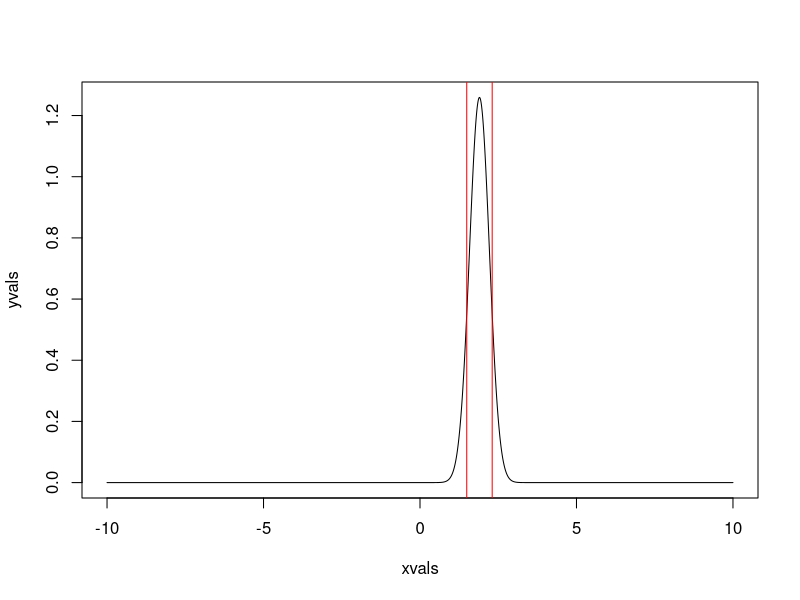
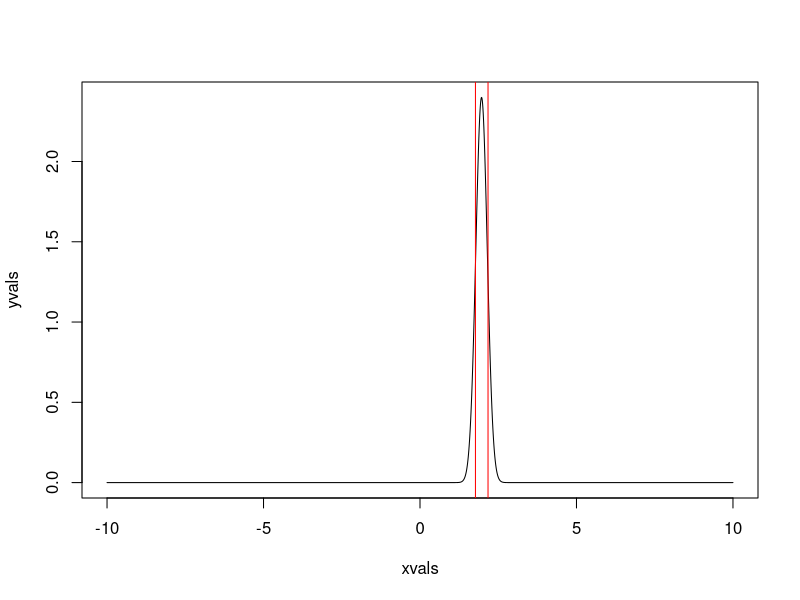
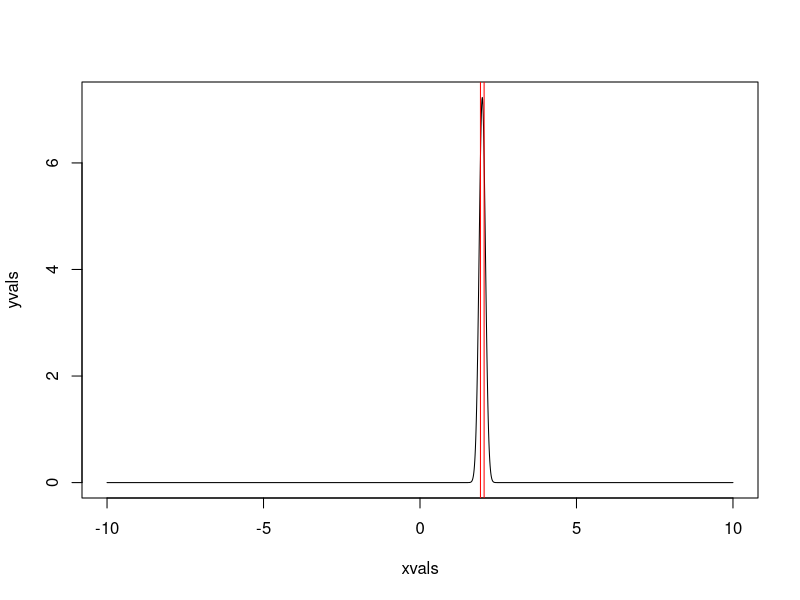
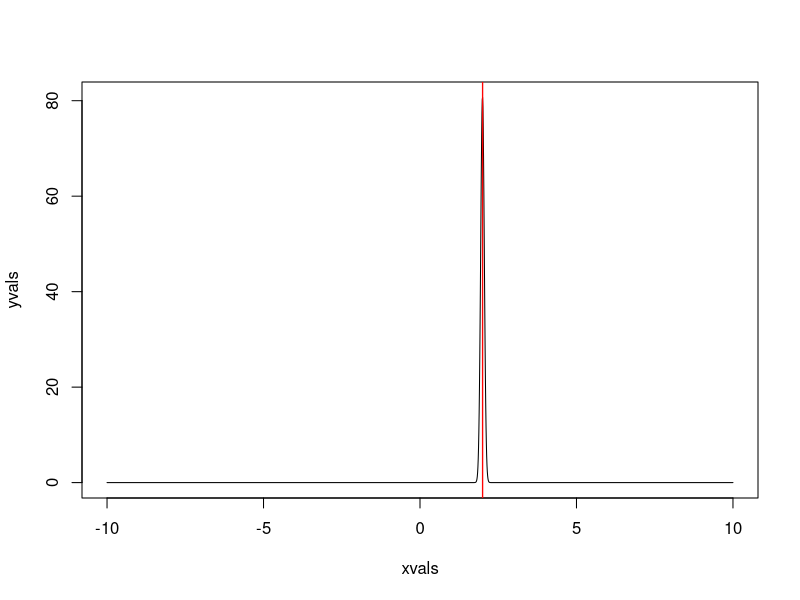
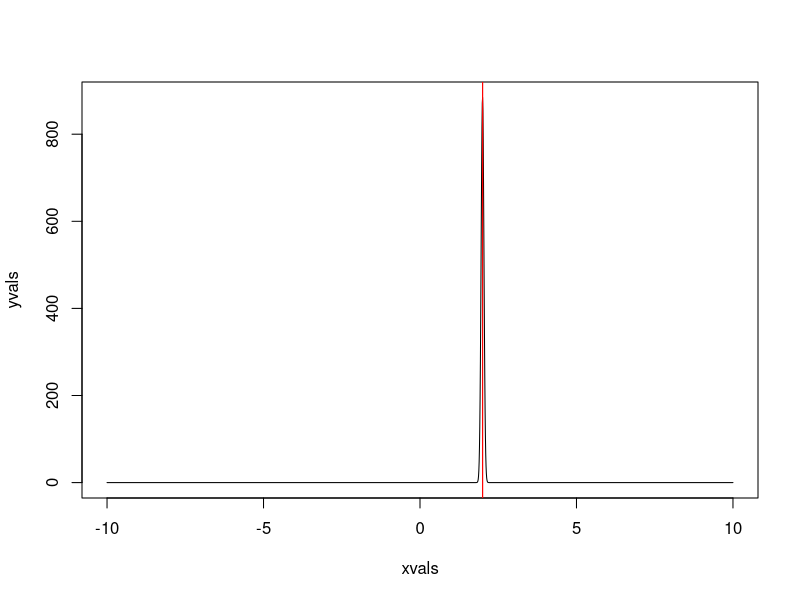
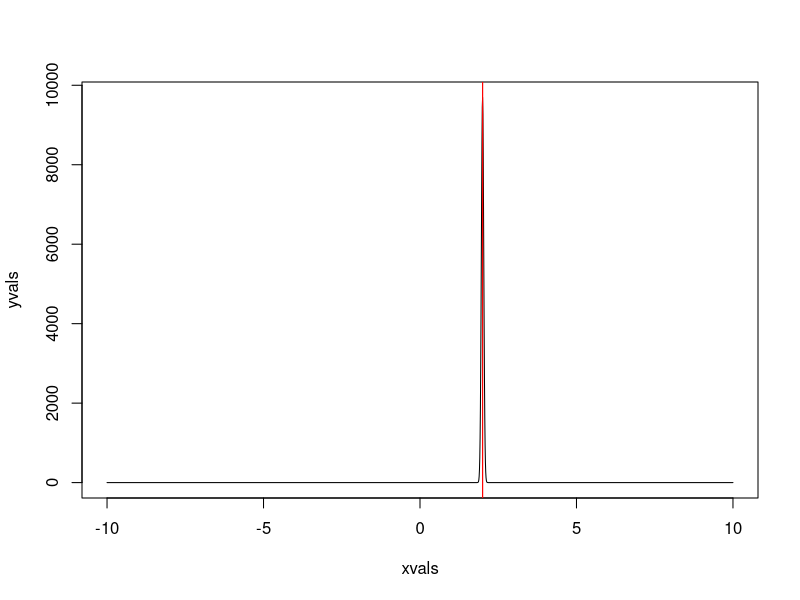
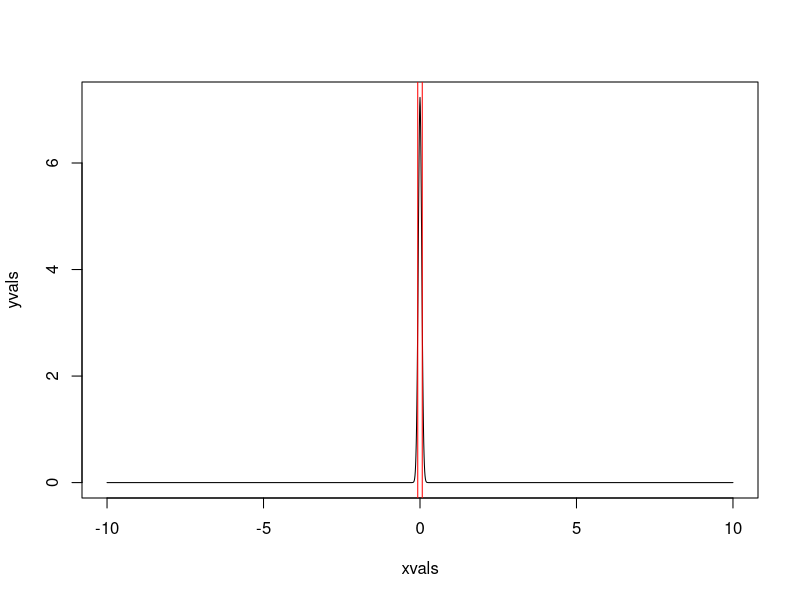
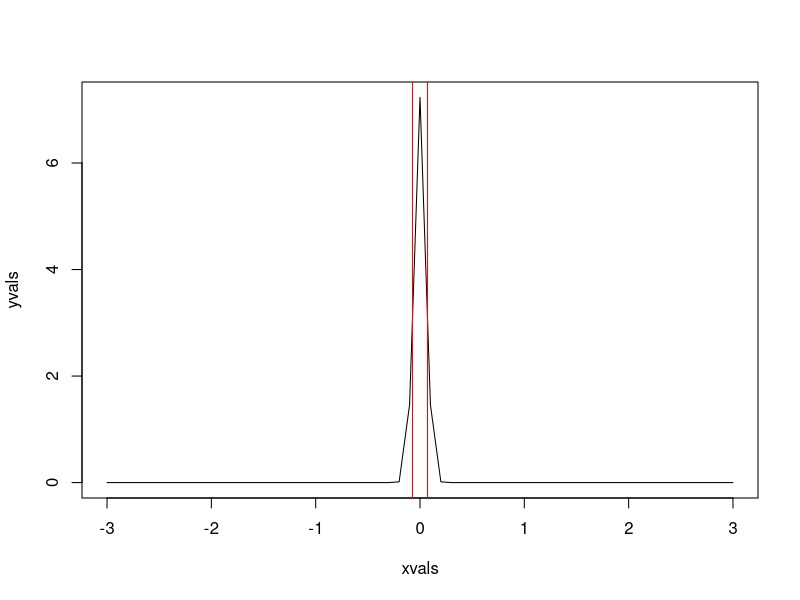

These figures' R source, in order:
## ---- chunk 1
knitr::opts_chunk$set(echo = TRUE)
## ---- chunk 2
dlaplace <- function(x, rate = 1) {
  dexp(abs(x), rate) / 2
}

ll <- function(beta, mean, sigma, n = 30) {

  # Compute the log-likelihood(s)
  sapply(beta, function(x) sum(dnorm(mean - x, mean = 0, sd = sigma, log = TRUE))*n)

}

density_function <- function(x, rate, mean, sigma, n = 30) {

  prior <- log(dlaplace(x, rate = rate))
  llik <- ll(beta = x, mean = mean, sigma = sigma, n = n)
  return(exp(prior + llik))

}

density_function_normalized <- function(x, rate, mean, sigma, n = 30, normalizer) {

  prior <- log(dlaplace(x, rate = rate))
  llik <- ll(beta = x, mean = mean, sigma = sigma, n = n)
  return(exp(prior + llik - log(normalizer)))

}

obj_simple <- function(beta, post_mode, p, rate, mean, sigma, n = 30) {

  rng <- Inf
  denom <- integrate(
    density_function, lower = post_mode-rng, upper = post_mode+rng, rate, mean, sigma, n
  )$value

  if (p > .5) {
    prob <- integrate(
      density_function_normalized, lower = post_mode, upper = beta,
      rate = rate, mean = mean, sigma = sigma, n = n,
      normalizer = denom
    )$value
  } else {
    prob <- integrate(
      density_function_normalized, lower = beta, upper = post_mode,
      rate = rate, mean = mean, sigma = sigma, n = n,
      normalizer = denom
    )$value
  }

  sig <- abs((1-2*p))
  return((sig/2) - prob)

}


post_quant <- function(conf, mean = 0, sigma = 1, rate = 1, n = 30) {
  
  ## Posterior plot
  xvals <- seq(-10, 10, by = .01)
  yvals <- density_function(xvals, rate, mean, sigma, n)
  post_mode <- xvals[which.max(yvals)]
  
  rng <- Inf
  denom <- integrate(
    density_function, lower = post_mode-rng, upper = post_mode+rng, rate, mean, sigma, n
  )$value
  print(denom)
  
  yvals <- density_function_normalized(xvals, rate, mean, sigma, n, denom)
  post_mode <- xvals[which.max(yvals)]
  
  ## Check
  print(integrate(
      density_function_normalized, lower = -rng, upper = rng,
      rate = rate, mean = mean, sigma = sigma, n = n,
      normalizer = denom
    )$value)
  
  upper <- uniroot(obj_simple, c(post_mode, post_mode + 10), post_mode, conf + (1 - conf)/2, rate, mean, sigma, n)
  lower <- uniroot(obj_simple, c(post_mode - 10, post_mode), post_mode, (1 - conf)/2, rate, mean, sigma, n)
  ci <- c(lower$root, upper$root)
  
  
  plot(xvals, yvals, type = "l")
  abline(v = ci, col = "red")
  
  return(ci)

}
## ---- chunk 3
post_quant(.8, mean = 2, n = 10)
post_quant(.8, mean = 2, n = 30)
post_quant(.8, mean = 2, n = 100)
post_quant(.8, mean = 2, n = 300)
post_quant(.8, mean = 2, n = 500)
post_quant(.8, mean = 2, n = 700)
## ---- chunk 4
post_quant(.8, mean = 0, n = 300)
## ---- chunk 5
density_function <- function(x, rate, mean, sigma, n = 30) {
    prior <- log(dlaplace(x, rate = rate))
    llik <- ll(beta = x, mean = mean, sigma = sigma, n = n)
    return(prior + llik)
}

density_function_normalized <- function(x, rate, mean, sigma, n = 30, normalizer) {
    prior <- log(dlaplace(x, rate = rate))
    llik <- ll(beta = x, mean = mean, sigma = sigma, n = n)
    return(exp(prior + llik - normalizer))  # Assuming `normalizer` is also in log space
}


integrate_exp <- function(lower, upper, rate, mean, sigma, n) {
    integrand <- function(x, rate, mean, sigma, n) exp(density_function(x, rate=rate, mean=mean, sigma=sigma, n=n))
    return(integrate(integrand, lower, upper, rate, mean, sigma, n))
}

obj_simple <- function(beta, post_mode, p, rate, mean, sigma, n = 30) {

  rng <- Inf
  denom <- integrate_exp(
    lower = post_mode-rng, upper = post_mode+rng, rate=rate, mean=mean, sigma=sigma, n=n
  )$value

  if (p > .5) {
    prob <- integrate(
      density_function_normalized, lower = post_mode, upper = beta,
      rate = rate, mean = mean, sigma = sigma, n = n,
      normalizer = log(denom)
    )$value
  } else {
    prob <- integrate(
      density_function_normalized, lower = beta, upper = post_mode,
      rate = rate, mean = mean, sigma = sigma, n = n,
      normalizer = log(denom)
    )$value
  }

  sig <- abs((1-2*p))
  return((sig/2) - prob)

}


post_quant <- function(conf, mean = 0, sigma = 1, rate = 1, n = 30) {
  
  
  xvals <- seq(-3, 3, by = .1)
  yvals <- density_function(xvals, rate, mean, sigma, n)
  post_mode <- xvals[which.max(yvals)]
  
  rng <- Inf
  denom <- integrate_exp(
    lower = post_mode-rng, upper = post_mode+rng, rate=rate, mean=mean, sigma=sigma, n=n
  )$value
  print(denom)
  
  yvals <- density_function_normalized(xvals, rate, mean, sigma, n, log(denom))
  post_mode <- xvals[which.max(yvals)]
  
  ## Check
  print(integrate(
      density_function_normalized, lower = -rng, upper = rng,
      rate = rate, mean = mean, sigma = sigma, n = n,
      normalizer = log(denom)
    )$value)
  
  upper <- uniroot(obj_simple, c(post_mode, post_mode + 10), post_mode, conf + (1 - conf)/2, rate, mean, sigma, n)
  lower <- uniroot(obj_simple, c(post_mode - 10, post_mode), post_mode, (1 - conf)/2, rate, mean, sigma, n)
  ci <- c(lower$root, upper$root)
  
  
  plot(xvals, yvals, type = "l")
  abline(v = ci, col = "red")
  
  return(ci)

}

## ---- chunk 6
post_quant(.8, mean = 0, n = 300)
